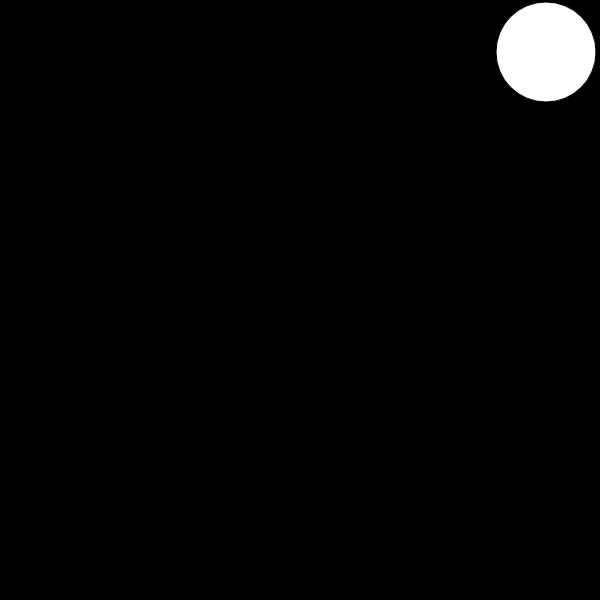
Frame 1 (no input)
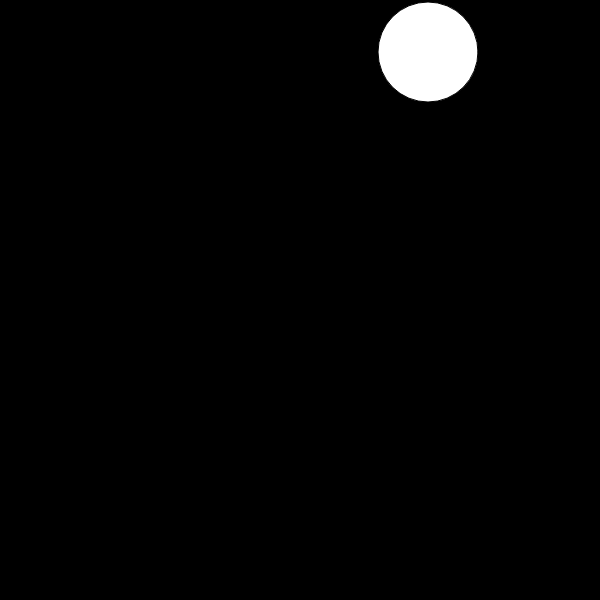
Frame 60 (no input)
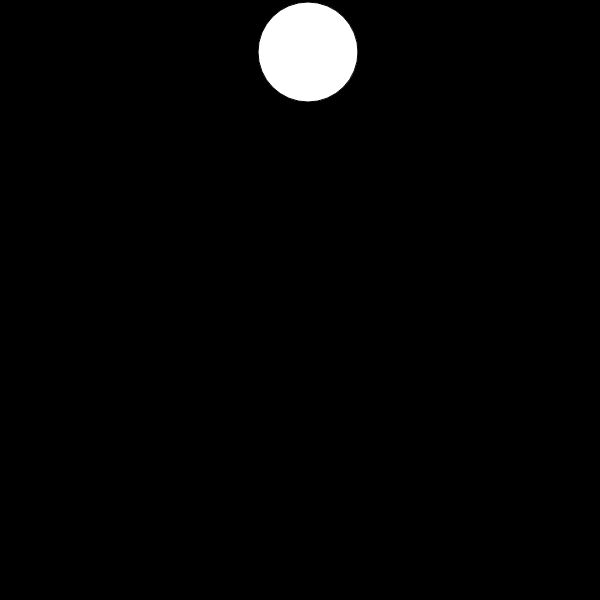
Frame 120 (the mouse pressed at the canvas centre since frame 60)

The p5.js sketch that drew these frames (run headless with seeded random() and noise() and a simulated clock; from frame 60 on, the mouse is pressed at the canvas centre):

// p5.js sketch
// ── sketch.js
/*
Created by
Typer: Mohammed Younus
Driver: Raiyan Rahman
*/

var x = 0;          //x location of rectangle
var y = 0;          //y location of rectangle
var speed = 2;      //speed of movement
var circSize = 100; //circle size
var recSize = 100;  //rectangle size
var w = 548;        //x location of circle
var v = 52;         //y location of circle

function setup() {
  createCanvas(600,600);  //creates canvas
}


function draw() {
  move();
  background(0);        //gray background
  x = x + speed;          //change location of rectangle
  w = w - speed;          //change location of ellipse
  rect(x, y, recSize, recSize);       //rectangle
  ellipse(w, v, circSize, circSize);  //circle
  if(x == w){                         //if the circle and square collide
    fill(random(255),random(255), random(255))  //change it to a random color
  }//if
  function move () {
    this.x = this.x + this.xspeed;
    this.y = this.y + this.yspeed;  
  }
  
}//draw
